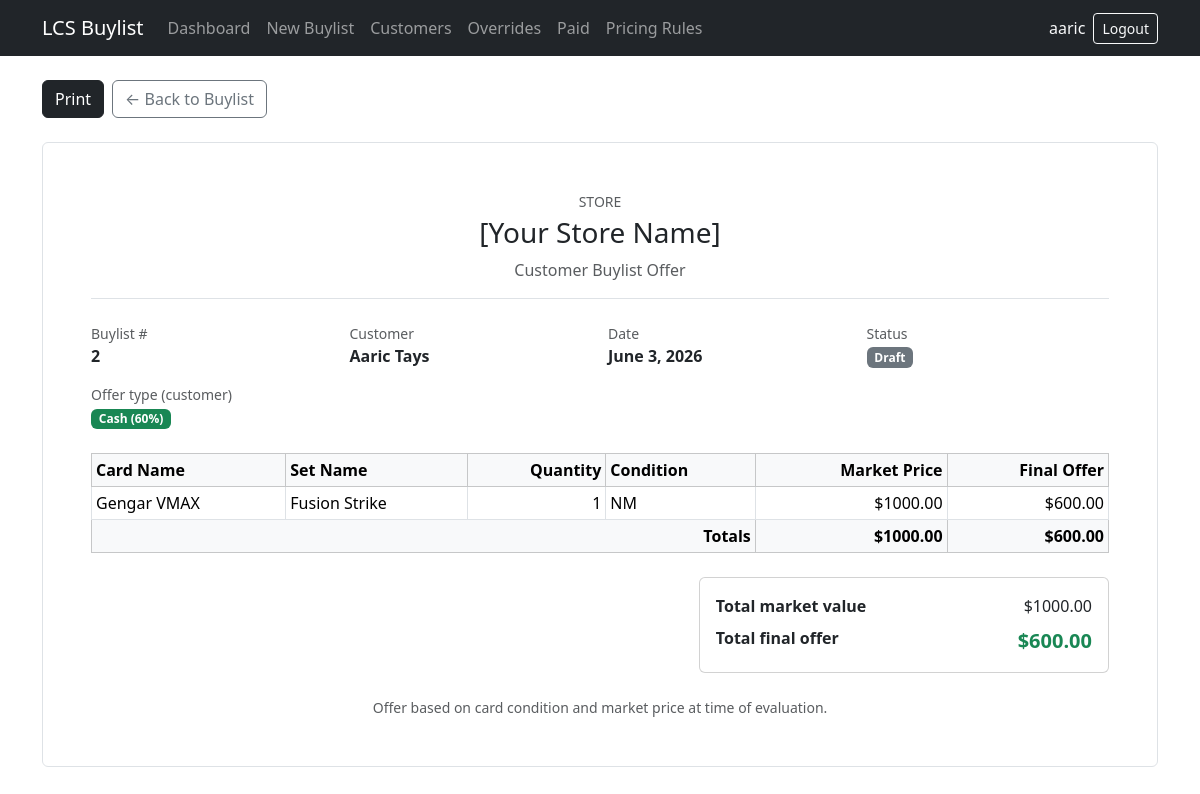
The app's page /buylists/2/offer-sheet/ (signed in) with its own data.
### buylists/models.py (models this page shows, shortened)
class Buylist(models.Model):
    STATUS_DRAFT = 'draft'
    STATUS_WAITING = 'waiting'
    STATUS_ACCEPTED = 'accepted'
    STATUS_REJECTED = 'rejected'
    STATUS_PAID = 'paid'
    STATUS_CHOICES = [
        (STATUS_DRAFT, 'Draft'),
        (STATUS_WAITING, 'Waiting'),
        (STATUS_ACCEPTED, 'Accepted'),
        (STATUS_REJECTED, 'Rejected'),
        (STATUS_PAID, 'Paid'),
    ]
    PAYMENT_CASH = 'cash'
    PAYMENT_TRADE = 'trade'
    PAYMENT_CHOICES = [
        ('', 'Not selected'),
        (PAYMENT_CASH, 'Cash (60%)'),
        (PAYMENT_TRADE, 'Trade credit (70%)'),
    ]
    customer = models.ForeignKey(
        Customer,
        on_delete=models.CASCADE,
        related_name='buylists',
    )
    status = models.CharField(
        max_length=20,
        choices=STATUS_CHOICES,
        default=STATUS_DRAFT,
    )
    payment_choice = models.CharField(
        max_length=10,
        choices=PAYMENT_CHOICES,
        blank=True,
        default='',
    )
    PAYMENT_METHOD_CASH = 'cash'
    PAYMENT_METHOD_STORE_CREDIT = 'store_credit'
    PAYMENT_METHOD_TRADE = 'trade'
    PAYMENT_METHOD_MIXED = 'mixed'
    PAYMENT_METHOD_CHOICES = [
        ('', 'Not paid yet'),
        (PAYMENT_METHOD_CASH, 'Cash'),
        (PAYMENT_METHOD_STORE_CREDIT, 'Store credit'),
        (PAYMENT_METHOD_TRADE, 'Trade'),
        (PAYMENT_METHOD_MIXED, 'Mixed'),
    ]
    payment_method = models.CharField(
        max_length=20,
        choices=PAYMENT_METHOD_CHOICES,
        blank=True,
        default='',
    )
    amount_paid = models.DecimalField(
        max_digits=10,
        decimal_places=2,
        null=True,
        blank=True,
    )
    paid_at = models.DateTimeField(null=True, blank=True)
    paid_by = models.ForeignKey(
        settings.AUTH_USER_MODEL,
        on_delete=models.SET_NULL,
        null=True,
        blank=True,
        related_name='buylists_paid',
    )
    created_at = models.DateTimeField(auto_now_add=True)
    updated_at = models.DateTimeField(auto_now=True)
    class Meta:
        ordering = ['-updated_at']
    @property
    def total_market_value(self):
        return round_money(sum(item.line_market_value for item in self.items.all()))
    @property
    def total_final_offer_value(self):
        return round_money(sum(item.final_offer_price for item in self.items.all()))
    @property
    def is_paid(self):
        return self.status == self.STATUS_PAID

class Customer(models.Model):
    name = models.CharField(max_length=200)
    phone = models.CharField(max_length=50, blank=True)
    email = models.EmailField(blank=True)
    notes = models.TextField(blank=True)
    class Meta:
        ordering = ['name']

class BuylistItem(models.Model):
    CONDITION_NM = 'NM'
    CONDITION_LP = 'LP'
    CONDITION_MP = 'MP'
    CONDITION_HP = 'HP'
    CONDITION_DMG = 'DMG'
    CONDITION_CHOICES = [
        (CONDITION_NM, 'Near Mint (NM)'),
        (CONDITION_LP, 'Lightly Played (LP)'),
        (CONDITION_MP, 'Moderately Played (MP)'),
        (CONDITION_HP, 'Heavily Played (HP)'),
        (CONDITION_DMG, 'Damaged (DMG)'),
    ]
    CONDITION_DEFAULTS = {
        CONDITION_NM: Decimal('1.00'),
        CONDITION_LP: Decimal('0.90'),
        CONDITION_MP: Decimal('0.75'),
        CONDITION_HP: Decimal('0.60'),
        CONDITION_DMG: Decimal('0.40'),
    }
    CASH_OFFER_PERCENT = Decimal('0.60')
    TRADE_OFFER_PERCENT = Decimal('0.70')
    buylist = models.ForeignKey(
        Buylist,
        on_delete=models.CASCADE,
        related_name='items',
    )
    card_name = models.CharField(max_length=200)
    set_name = models.CharField(max_length=200, blank=True)
    quantity = models.PositiveIntegerField(default=1)
    condition = models.CharField(
        max_length=3,
        choices=CONDITION_CHOICES,
        default=CONDITION_NM,
    )
    market_price = models.DecimalField(max_digits=10, decimal_places=2)
    condition_percent = models.DecimalField(max_digits=4, decimal_places=2)
    cash_offer_price = models.DecimalField(
        max_digits=10,
        decimal_places=2,
        editable=False,
    )
    trade_offer_price = models.DecimalField(
        max_digits=10,
        decimal_places=2,
        editable=False,
    )
    recommended_offer_price = models.DecimalField(
        max_digits=10,
        decimal_places=2,
        editable=False,
    )
    final_offer_price = models.DecimalField(max_digits=10, decimal_places=2)
    override_reason = models.TextField(blank=True)
    override_recommended_price = models.DecimalField(
        max_digits=10,
        decimal_places=2,
        null=True,
        blank=True,
        editable=False,
        help_text='Recommended offer at the time of override.',
    )
    override_final_price = models.DecimalField(
        max_digits=10,
        decimal_places=2,
        null=True,
        blank=True,
        editable=False,
        help_text='Final offer recorded at the time of override.',
    )
    override_by = models.ForeignKey(
        settings.AUTH_USER_MODEL,
        on_delete=models.SET_NULL,
        null=True,
        blank=True,
        related_name='offer_overrides',
    )
    override_at = models.DateTimeField(null=True, blank=True)
    notes = models.TextField(blank=True)
    class Meta:
        ordering = ['card_name']
    @property
    def line_market_value(self):
        return round_money(Decimal(self.quantity) * self.market_price)

### buylists/views.py (the view)
@employee_required
def buylist_offer_sheet(request, pk):
    buylist = get_object_or_404(
        Buylist.objects.select_related('customer', 'paid_by').prefetch_related(
            'items__override_by',
        ),
        pk=pk,
    )
    return render(request, 'buylists/buylist_offer_sheet.html', {
        'buylist': buylist,
        'store_name': '[Your Store Name]',
    })

### buylists/context_processors.py (called while the page is built)
def nav_permissions(request):
    user = request.user
    return {
        'nav_is_authenticated': user.is_authenticated,
        'nav_username': user.get_username() if user.is_authenticated else '',
        'nav_is_owner': user_is_owner(user),
        'nav_is_manager_or_owner': user_is_manager_or_owner(user),
        'nav_can_view_override_report': user_is_manager_or_owner(user),
        'nav_can_view_paid_report': user_is_manager_or_owner(user),
    }

### buylists/models.py (called while the page is built)
def round_money(amount):
    return Decimal(amount).quantize(MONEY_PRECISION)

### buylists/permissions.py (called while the page is built)
def user_is_owner(user):
    if not user.is_authenticated:
        return False
    return user.is_superuser or GROUP_OWNER in user_group_names(user)

def user_is_manager_or_owner(user):
    if not user.is_authenticated:
        return False
    if user_is_owner(user):
        return True
    return GROUP_MANAGER in user_group_names(user)

### buylists/templates/buylists/buylist_offer_sheet.html (shortened to what this page needs)
{% extends "buylists/base.html" %}
{% block content %}
<div class="no-print d-flex gap-2 mb-4">
    <button type="button" class="btn btn-dark" onclick="window.print()">Print</button>
    <a href="{% url 'buylists:buylist_detail' pk=buylist.pk %}" class="btn btn-outline-secondary">← Back to Buylist</a>
</div>
<div class="offer-sheet-paper bg-white border rounded p-4 p-md-5">
    <header class="text-center border-bottom pb-3 mb-4">
        <p class="text-muted text-uppercase small mb-1">Store</p>
        <h1 class="h3 mb-0">{{ store_name }}</h1>
        <p class="text-muted mb-0 mt-2">Customer Buylist Offer</p>
    </header>
    <div class="row g-3 mb-4">
        <div class="col-sm-6 col-md-3">
            <div class="text-muted small">Buylist #</div>
            <div class="fw-semibold">{{ buylist.pk }}</div>
        </div>
        <div class="col-sm-6 col-md-3">
            <div class="text-muted small">Customer</div>
            <div class="fw-semibold">{{ buylist.customer.name }}</div>
        </div>
        <div class="col-sm-6 col-md-3">
            <div class="text-muted small">Date</div>
            <div class="fw-semibold">{{ buylist.created_at|date:"F j, Y" }}</div>
        </div>
        <div class="col-sm-6 col-md-3">
            <div class="text-muted small">Status</div>
            <div><span class="badge text-bg-secondary">{{ buylist.get_status_display }}</span></div>
        </div>
        <div class="col-sm-6 col-md-3">
            <div class="text-muted small">Offer type (customer)</div>
            <div class="fw-semibold">
                {% if buylist.payment_choice == 'cash' %}
                <span class="badge text-bg-success">Cash (60%)</span>
                {% elif buylist.payment_choice == 'trade' %}
                <span class="badge text-bg-info text-dark">Trade credit (70%)</span>
                {% else %}
                <span class="text-muted">Not selected</span>
                {% endif %}
            </div>
        </div>
    </div>
    {% if buylist.items.all %}
    <div class="table-responsive mb-4">
        <table class="table table-bordered table-sm align-middle mb-0">
            <thead class="table-light">
                <tr>
                    <th>Card Name</th>
                    <th>Set Name</th>
                    <th class="text-end">Quantity</th>
                    <th>Condition</th>
                    <th class="text-end">Market Price</th>
                    <th class="text-end">Final Offer</th>
                </tr>
            </thead>
            <tbody>
                {% for item in buylist.items.all %}
                <tr>
                    <td>{{ item.card_name }}</td>
                    <td>{{ item.set_name|default:"—" }}</td>
                    <td class="text-end">{{ item.quantity }}</td>
                    <td>{{ item.condition }}</td>
                    <td class="text-end">${{ item.market_price }}</td>
                    <td class="text-end">${{ item.final_offer_price }}</td>
                </tr>
                {% endfor %}
            </tbody>
            <tfoot class="table-light fw-semibold">
                <tr>
                    <td colspan="4" class="text-end">Totals</td>
                    <td class="text-end">${{ buylist.total_market_value }}</td>
                    <td class="text-end">${{ buylist.total_final_offer_value }}</td>
                </tr>
            </tfoot>
        </table>
    </div>
    <div class="row justify-content-end">
        <div class="col-md-5">
            <div class="card">
                <div class="card-body">
                    <dl class="row mb-0">
                        <dt class="col-7">Total market value</dt>
                        <dd class="col-5 text-end mb-2">${{ buylist.total_market_value }}</dd>
                        <dt class="col-7">Total final offer</dt>
                        <dd class="col-5 text-end mb-0 fs-5 fw-bold text-success">
                            ${{ buylist.total_final_offer_value }}
                        </dd>
                    </dl>
                </div>
            </div>
        </div>
    </div>
    {% else %}
    <p class="text-muted">No cards on this buylist.</p>
    {% endif %}
    <p class="text-muted small text-center mt-4 mb-0">
        Offer based on card condition and market price at time of evaluation.
    </p>
</div>
{% endblock %}

### buylists/templates/buylists/base.html (shortened to what this page needs)
<!DOCTYPE html>
<html lang="en">
<head>
    <link href="https://cdn.jsdelivr.net/npm/bootstrap@5.3.3/dist/css/bootstrap.min.css" rel="stylesheet">
</head>
<body>
    <nav class="navbar navbar-expand-lg navbar-dark bg-dark mb-4 no-print">
        <div class="container">
            <a class="navbar-brand" href="{% url 'buylists:dashboard' %}">LCS Buylist</a>
            {% if nav_is_authenticated %}
            <div class="collapse navbar-collapse" id="navbarNav">
                <ul class="navbar-nav me-auto">
                    <li class="nav-item">
                        <a class="nav-link" href="{% url 'buylists:dashboard' %}">Dashboard</a>
                    </li>
                    <li class="nav-item">
                        <a class="nav-link" href="{% url 'buylists:buylist_create' %}">New Buylist</a>
                    </li>
                    <li class="nav-item">
                        <a class="nav-link" href="{% url 'buylists:customer_list' %}">Customers</a>
                    </li>
                    {% if nav_can_view_override_report %}
                    <li class="nav-item">
                        <a class="nav-link" href="{% url 'buylists:override_report' %}">Overrides</a>
                    </li>
                    {% endif %}
                    {% if nav_can_view_paid_report %}
                    <li class="nav-item">
                        <a class="nav-link" href="{% url 'buylists:paid_report' %}">Paid</a>
                    </li>
                    {% endif %}
                    {% if nav_is_owner %}
                    <li class="nav-item">
                        <a class="nav-link" href="{% url 'buylists:pricing_rule_list' %}">Pricing Rules</a>
                    </li>
                    {% endif %}
                </ul>
                <ul class="navbar-nav align-items-lg-center gap-lg-2">
                    <li class="nav-item">
                        <span class="navbar-text text-light">
                            {{ nav_username }}
                        </span>
                    </li>
                    <li class="nav-item">
                        <form method="post" action="{% url 'buylists:logout' %}" class="d-inline">
                            <button type="submit" class="btn btn-outline-light btn-sm">Logout</button>
                        </form>
                    </li>
                </ul>
            </div>
            {% endif %}
        </div>
    </nav>
    <main class="container pb-5">
        {% block content %}{% endblock %}
    </main>
</body>
</html>

### records on screen
Buylist: pk "2", customer.name "Aaric Tays", created_at "June 3, 2026", status "Draft", total_market_value "1000.00", total_final_offer_value "600.00"
BuylistItem: card_name "Gengar VMAX", set_name "Fusion Strike", quantity "1", condition "NM", market_price "1000.00", final_offer_price "600.00"

### other values on screen
{{ nav_username }} "aaric"
{{ store_name }} "[Your Store Name]"
